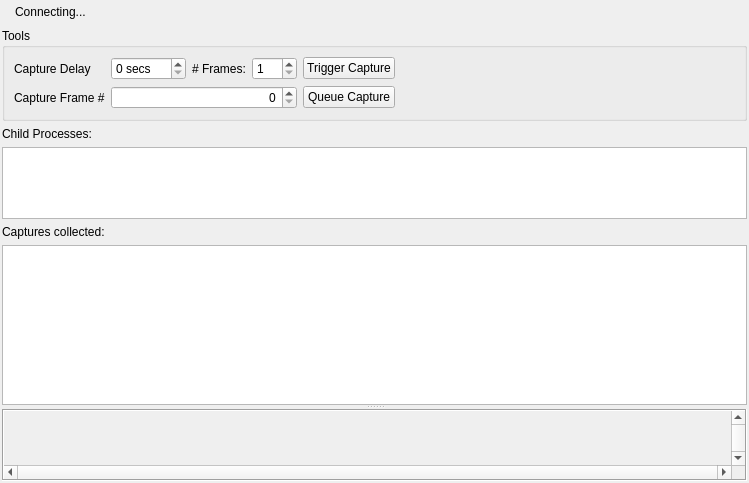
<?xml version="1.0" encoding="UTF-8"?>
<ui version="4.0">
 <class>LiveCapture</class>
 <widget class="QFrame" name="LiveCapture">
  <property name="geometry">
   <rect>
    <x>0</x>
    <y>0</y>
    <width>749</width>
    <height>483</height>
   </rect>
  </property>
  <property name="windowTitle">
   <string>Connecting...</string>
  </property>
  <layout class="QVBoxLayout" name="mainLayout">
   <property name="leftMargin">
    <number>2</number>
   </property>
   <property name="topMargin">
    <number>2</number>
   </property>
   <property name="rightMargin">
    <number>2</number>
   </property>
   <property name="bottomMargin">
    <number>2</number>
   </property>
   <item>
    <widget class="QFrame" name="connectionFrame">
     <property name="sizePolicy">
      <sizepolicy hsizetype="Preferred" vsizetype="Maximum">
       <horstretch>0</horstretch>
       <verstretch>0</verstretch>
      </sizepolicy>
     </property>
     <property name="frameShape">
      <enum>QFrame::NoFrame</enum>
     </property>
     <property name="frameShadow">
      <enum>QFrame::Plain</enum>
     </property>
     <layout class="QHBoxLayout" name="horizontalLayout">
      <property name="leftMargin">
       <number>0</number>
      </property>
      <property name="topMargin">
       <number>0</number>
      </property>
      <property name="rightMargin">
       <number>0</number>
      </property>
      <property name="bottomMargin">
       <number>0</number>
      </property>
      <item>
       <widget class="QLabel" name="connectionIcon">
        <property name="text">
         <string/>
        </property>
        <property name="pixmap">
         <pixmap resource="../../Resources/resources.qrc">:/hourglass.png</pixmap>
        </property>
       </widget>
      </item>
      <item>
       <widget class="QLabel" name="connectionStatus">
        <property name="text">
         <string>Connecting...</string>
        </property>
       </widget>
      </item>
      <item>
       <spacer name="connectionSpacer">
        <property name="orientation">
         <enum>Qt::Horizontal</enum>
        </property>
        <property name="sizeHint" stdset="0">
         <size>
          <width>40</width>
          <height>20</height>
         </size>
        </property>
       </spacer>
      </item>
     </layout>
     <zorder>connectionIcon</zorder>
     <zorder>connectionStatus</zorder>
     <zorder>connectionSpacer</zorder>
    </widget>
   </item>
   <item>
    <widget class="QGroupBox" name="toolsGroup">
     <property name="sizePolicy">
      <sizepolicy hsizetype="Preferred" vsizetype="Maximum">
       <horstretch>0</horstretch>
       <verstretch>0</verstretch>
      </sizepolicy>
     </property>
     <property name="title">
      <string>Tools</string>
     </property>
     <layout class="QGridLayout" name="gridLayout_3">
      <item row="1" column="4">
       <widget class="QPushButton" name="queueCap">
        <property name="text">
         <string>Queue Capture</string>
        </property>
       </widget>
      </item>
      <item row="0" column="1">
       <widget class="QDoubleSpinBox" name="captureDelay">
        <property name="baseSize">
         <size>
          <width>0</width>
          <height>0</height>
         </size>
        </property>
        <property name="suffix">
         <string> secs</string>
        </property>
        <property name="decimals">
         <number>0</number>
        </property>
        <property name="maximum">
         <double>120.000000000000000</double>
        </property>
        <property name="value">
         <double>0.000000000000000</double>
        </property>
       </widget>
      </item>
      <item row="0" column="3">
       <widget class="QDoubleSpinBox" name="numFrames">
        <property name="minimumSize">
         <size>
          <width>45</width>
          <height>0</height>
         </size>
        </property>
        <property name="decimals">
         <number>0</number>
        </property>
        <property name="minimum">
         <double>1.000000000000000</double>
        </property>
        <property name="maximum">
         <double>4.000000000000000</double>
        </property>
       </widget>
      </item>
      <item row="0" column="0">
       <widget class="QLabel" name="capDelayLabel">
        <property name="text">
         <string>Capture Delay</string>
        </property>
       </widget>
      </item>
      <item row="0" column="2">
       <widget class="QLabel" name="numFramesLabel">
        <property name="sizePolicy">
         <sizepolicy hsizetype="Preferred" vsizetype="Preferred">
          <horstretch>0</horstretch>
          <verstretch>0</verstretch>
         </sizepolicy>
        </property>
        <property name="text">
         <string># Frames:</string>
        </property>
       </widget>
      </item>
      <item row="0" column="4">
       <widget class="QPushButton" name="triggerCapture">
        <property name="text">
         <string>Trigger Capture</string>
        </property>
       </widget>
      </item>
      <item row="1" column="0">
       <widget class="QLabel" name="capFrameLabel">
        <property name="text">
         <string>Capture Frame #</string>
        </property>
       </widget>
      </item>
      <item row="0" column="5">
       <spacer name="horizontalSpacer">
        <property name="orientation">
         <enum>Qt::Horizontal</enum>
        </property>
        <property name="sizeHint" stdset="0">
         <size>
          <width>40</width>
          <height>20</height>
         </size>
        </property>
       </spacer>
      </item>
      <item row="1" column="1" colspan="3">
       <widget class="QDoubleSpinBox" name="captureFrame">
        <property name="alignment">
         <set>Qt::AlignRight|Qt::AlignTrailing|Qt::AlignVCenter</set>
        </property>
        <property name="decimals">
         <number>0</number>
        </property>
        <property name="maximum">
         <double>10000.000000000000000</double>
        </property>
       </widget>
      </item>
     </layout>
    </widget>
   </item>
   <item>
    <widget class="QLabel" name="childProcessLabel">
     <property name="sizePolicy">
      <sizepolicy hsizetype="Preferred" vsizetype="Fixed">
       <horstretch>0</horstretch>
       <verstretch>0</verstretch>
      </sizepolicy>
     </property>
     <property name="text">
      <string>Child Processes:</string>
     </property>
    </widget>
   </item>
   <item>
    <widget class="QListWidget" name="childProcesses">
     <property name="sizePolicy">
      <sizepolicy hsizetype="Expanding" vsizetype="Preferred">
       <horstretch>0</horstretch>
       <verstretch>0</verstretch>
      </sizepolicy>
     </property>
     <property name="minimumSize">
      <size>
       <width>0</width>
       <height>40</height>
      </size>
     </property>
     <property name="sizeAdjustPolicy">
      <enum>QAbstractScrollArea::AdjustToContents</enum>
     </property>
     <property name="editTriggers">
      <set>QAbstractItemView::NoEditTriggers</set>
     </property>
     <property name="showDropIndicator" stdset="0">
      <bool>false</bool>
     </property>
     <property name="movement">
      <enum>QListView::Static</enum>
     </property>
     <property name="resizeMode">
      <enum>QListView::Adjust</enum>
     </property>
     <property name="spacing">
      <number>15</number>
     </property>
     <property name="viewMode">
      <enum>QListView::IconMode</enum>
     </property>
    </widget>
   </item>
   <item>
    <widget class="QFrame" name="frame_2">
     <property name="frameShape">
      <enum>QFrame::NoFrame</enum>
     </property>
     <property name="frameShadow">
      <enum>QFrame::Plain</enum>
     </property>
     <layout class="QVBoxLayout" name="verticalLayout_3">
      <property name="spacing">
       <number>0</number>
      </property>
      <property name="leftMargin">
       <number>0</number>
      </property>
      <property name="topMargin">
       <number>0</number>
      </property>
      <property name="rightMargin">
       <number>0</number>
      </property>
      <property name="bottomMargin">
       <number>0</number>
      </property>
      <item>
       <widget class="QSplitter" name="previewSplit">
        <property name="orientation">
         <enum>Qt::Vertical</enum>
        </property>
        <property name="childrenCollapsible">
         <bool>false</bool>
        </property>
        <widget class="QFrame" name="frame">
         <property name="frameShape">
          <enum>QFrame::NoFrame</enum>
         </property>
         <property name="frameShadow">
          <enum>QFrame::Plain</enum>
         </property>
         <layout class="QVBoxLayout" name="verticalLayout_2">
          <property name="leftMargin">
           <number>0</number>
          </property>
          <property name="topMargin">
           <number>0</number>
          </property>
          <property name="rightMargin">
           <number>0</number>
          </property>
          <property name="bottomMargin">
           <number>0</number>
          </property>
          <item>
           <widget class="QLabel" name="capturesLabel">
            <property name="text">
             <string>Captures collected:</string>
            </property>
           </widget>
          </item>
          <item>
           <widget class="RDListWidget" name="captures">
            <property name="editTriggers">
             <set>QAbstractItemView::NoEditTriggers</set>
            </property>
            <property name="showDropIndicator" stdset="0">
             <bool>false</bool>
            </property>
            <property name="selectionMode">
             <enum>QAbstractItemView::ExtendedSelection</enum>
            </property>
            <property name="iconSize">
             <size>
              <width>256</width>
              <height>144</height>
             </size>
            </property>
            <property name="movement">
             <enum>QListView::Static</enum>
            </property>
            <property name="flow">
             <enum>QListView::LeftToRight</enum>
            </property>
            <property name="spacing">
             <number>12</number>
            </property>
            <property name="viewMode">
             <enum>QListView::IconMode</enum>
            </property>
            <property name="uniformItemSizes">
             <bool>true</bool>
            </property>
           </widget>
          </item>
         </layout>
        </widget>
        <widget class="QScrollArea" name="previewScroll">
         <property name="sizePolicy">
          <sizepolicy hsizetype="Preferred" vsizetype="Preferred">
           <horstretch>0</horstretch>
           <verstretch>0</verstretch>
          </sizepolicy>
         </property>
         <property name="frameShape">
          <enum>QFrame::Box</enum>
         </property>
         <property name="verticalScrollBarPolicy">
          <enum>Qt::ScrollBarAlwaysOn</enum>
         </property>
         <property name="horizontalScrollBarPolicy">
          <enum>Qt::ScrollBarAlwaysOn</enum>
         </property>
         <property name="sizeAdjustPolicy">
          <enum>QAbstractScrollArea::AdjustToContents</enum>
         </property>
         <property name="alignment">
          <set>Qt::AlignLeading|Qt::AlignLeft|Qt::AlignTop</set>
         </property>
         <widget class="RDLabel" name="preview">
          <property name="geometry">
           <rect>
            <x>0</x>
            <y>0</y>
            <width>16</width>
            <height>16</height>
           </rect>
          </property>
          <property name="sizePolicy">
           <sizepolicy hsizetype="Fixed" vsizetype="Fixed">
            <horstretch>0</horstretch>
            <verstretch>0</verstretch>
           </sizepolicy>
          </property>
         </widget>
        </widget>
       </widget>
      </item>
     </layout>
    </widget>
   </item>
  </layout>
 </widget>
 <customwidgets>
  <customwidget>
   <class>RDListWidget</class>
   <extends>QListWidget</extends>
   <header>Widgets/Extended/RDListWidget.h</header>
  </customwidget>
  <customwidget>
   <class>RDLabel</class>
   <extends>QLabel</extends>
   <header>Widgets/Extended/RDLabel.h</header>
  </customwidget>
 </customwidgets>
 <resources>
  <include location="../../Resources/resources.qrc"/>
 </resources>
 <connections/>
</ui>
